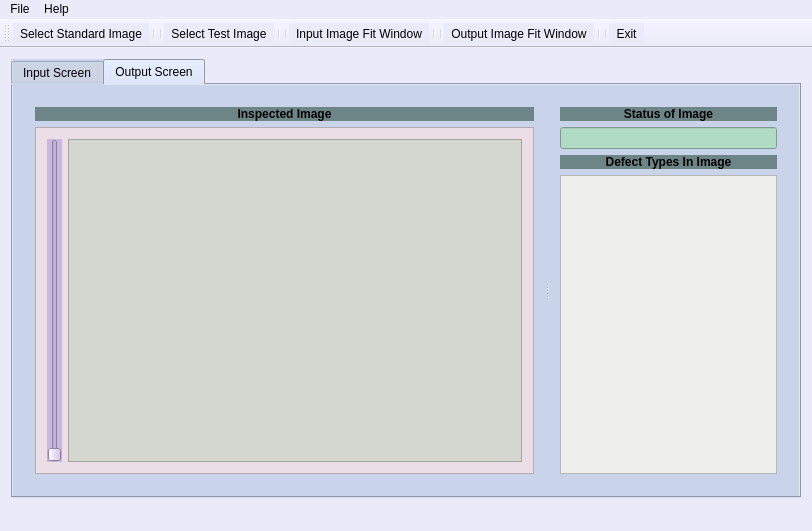
<?xml version="1.0" encoding="UTF-8"?>
<ui version="4.0">
 <class>MainWindow</class>
 <widget class="QMainWindow" name="MainWindow">
  <property name="geometry">
   <rect>
    <x>0</x>
    <y>0</y>
    <width>812</width>
    <height>531</height>
   </rect>
  </property>
  <property name="windowTitle">
   <string>MainWindow</string>
  </property>
  <property name="styleSheet">
   <string notr="true">background-color: rgb(235, 234, 248);</string>
  </property>
  <widget class="QWidget" name="centralWidget">
   <layout class="QGridLayout" name="gridLayout_9">
    <item row="0" column="0">
     <widget class="QTabWidget" name="InputImage">
      <property name="sizePolicy">
       <sizepolicy hsizetype="Expanding" vsizetype="Expanding">
        <horstretch>0</horstretch>
        <verstretch>0</verstretch>
       </sizepolicy>
      </property>
      <property name="styleSheet">
       <string notr="true">background-color: rgb(201, 212, 235);</string>
      </property>
      <property name="currentIndex">
       <number>1</number>
      </property>
      <widget class="QWidget" name="InputScreen">
       <attribute name="title">
        <string>Input Screen</string>
       </attribute>
       <layout class="QGridLayout" name="gridLayout_6">
        <item row="0" column="0">
         <widget class="QSplitter" name="splitter">
          <property name="orientation">
           <enum>Qt::Horizontal</enum>
          </property>
          <widget class="QWidget" name="layoutWidget">
           <layout class="QGridLayout" name="gridLayout">
            <item row="0" column="1">
             <widget class="IPTCustomView" name="InputScreen_1">
              <property name="styleSheet">
               <string notr="true">background-color: rgb(46, 52, 54);</string>
              </property>
             </widget>
            </item>
            <item row="1" column="1">
             <widget class="QPushButton" name="SelectStandardImage">
              <property name="styleSheet">
               <string notr="true">background-color: rgb(143, 173, 147);</string>
              </property>
              <property name="text">
               <string>Select Standard Image</string>
              </property>
             </widget>
            </item>
            <item row="0" column="0">
             <widget class="QSlider" name="verticalSliderInputScreen1">
              <property name="styleSheet">
               <string notr="true">background-color: rgb(232, 232, 168);
background-color: rgb(201, 183, 226);
selection-background-color: rgb(23, 45, 110);</string>
              </property>
              <property name="orientation">
               <enum>Qt::Vertical</enum>
              </property>
             </widget>
            </item>
           </layout>
          </widget>
          <widget class="QWidget" name="layoutWidget">
           <layout class="QGridLayout" name="gridLayout_5">
            <item row="1" column="1">
             <widget class="QPushButton" name="SelectTestImage">
              <property name="styleSheet">
               <string notr="true">background-color: rgb(143, 173, 147);</string>
              </property>
              <property name="text">
               <string>Select Test Image</string>
              </property>
             </widget>
            </item>
            <item row="0" column="1">
             <widget class="IPTCustomView" name="InputScreen_2">
              <property name="styleSheet">
               <string notr="true">background-color: rgb(46, 52, 54);</string>
              </property>
             </widget>
            </item>
            <item row="0" column="0">
             <widget class="QSlider" name="verticalSliderInputScreen2">
              <property name="styleSheet">
               <string notr="true">background-color: rgb(232, 232, 168);
background-color: rgb(201, 183, 226);
selection-background-color: rgb(23, 45, 110);</string>
              </property>
              <property name="orientation">
               <enum>Qt::Vertical</enum>
              </property>
             </widget>
            </item>
           </layout>
          </widget>
         </widget>
        </item>
       </layout>
      </widget>
      <widget class="QWidget" name="OutputScreen">
       <attribute name="title">
        <string>Output Screen</string>
       </attribute>
       <layout class="QGridLayout" name="gridLayout_8">
        <item row="0" column="0">
         <widget class="QSplitter" name="splitter_2">
          <property name="orientation">
           <enum>Qt::Horizontal</enum>
          </property>
          <widget class="QWidget" name="layoutWidget">
           <layout class="QGridLayout" name="gridLayout_7">
            <item row="0" column="0">
             <widget class="QLabel" name="label_2">
              <property name="styleSheet">
               <string notr="true">background-color: rgb(109, 133, 135);</string>
              </property>
              <property name="text">
               <string>&lt;html&gt;&lt;head/&gt;&lt;body&gt;&lt;p align=&quot;center&quot;&gt;&lt;span style=&quot; font-weight:600;&quot;&gt;Inspected Image&lt;/span&gt;&lt;/p&gt;&lt;/body&gt;&lt;/html&gt;</string>
              </property>
             </widget>
            </item>
            <item row="1" column="0">
             <widget class="QFrame" name="frame">
              <property name="styleSheet">
               <string notr="true">background-color: rgb(235, 222, 228);</string>
              </property>
              <property name="frameShape">
               <enum>QFrame::StyledPanel</enum>
              </property>
              <property name="frameShadow">
               <enum>QFrame::Raised</enum>
              </property>
              <layout class="QGridLayout" name="gridLayout_3">
               <item row="0" column="0">
                <layout class="QGridLayout" name="gridLayout_2">
                 <item row="0" column="0">
                  <widget class="QSlider" name="verticalSliderOutPutScreen">
                   <property name="styleSheet">
                    <string notr="true">background-color: rgb(232, 232, 168);
background-color: rgb(201, 183, 226);
selection-background-color: rgb(23, 45, 110);</string>
                   </property>
                   <property name="orientation">
                    <enum>Qt::Vertical</enum>
                   </property>
                  </widget>
                 </item>
                 <item row="0" column="1">
                  <widget class="IPTCustomView" name="OutPutScreen">
                   <property name="sizePolicy">
                    <sizepolicy hsizetype="Expanding" vsizetype="Expanding">
                     <horstretch>0</horstretch>
                     <verstretch>10</verstretch>
                    </sizepolicy>
                   </property>
                   <property name="styleSheet">
                    <string notr="true">background-color: rgb(211, 215, 207);</string>
                   </property>
                  </widget>
                 </item>
                </layout>
               </item>
              </layout>
             </widget>
            </item>
           </layout>
          </widget>
          <widget class="QWidget" name="layoutWidget">
           <layout class="QGridLayout" name="gridLayout_4">
            <item row="3" column="0">
             <widget class="QListView" name="listView">
              <property name="sizePolicy">
               <sizepolicy hsizetype="Ignored" vsizetype="Expanding">
                <horstretch>0</horstretch>
                <verstretch>0</verstretch>
               </sizepolicy>
              </property>
              <property name="maximumSize">
               <size>
                <width>16777</width>
                <height>16777</height>
               </size>
              </property>
              <property name="styleSheet">
               <string notr="true">background-color: rgb(238, 238, 236);</string>
              </property>
             </widget>
            </item>
            <item row="1" column="0">
             <widget class="QLineEdit" name="lineEdit">
              <property name="styleSheet">
               <string notr="true">background-color: rgb(176, 219, 197);</string>
              </property>
             </widget>
            </item>
            <item row="0" column="0">
             <widget class="QLabel" name="label_3">
              <property name="styleSheet">
               <string notr="true">background-color: rgb(109, 133, 135);</string>
              </property>
              <property name="text">
               <string>&lt;html&gt;&lt;head/&gt;&lt;body&gt;&lt;p align=&quot;center&quot;&gt;&lt;span style=&quot; font-weight:600;&quot;&gt;Status of Image&lt;/span&gt;&lt;/p&gt;&lt;/body&gt;&lt;/html&gt;</string>
              </property>
             </widget>
            </item>
            <item row="2" column="0">
             <widget class="QLabel" name="label">
              <property name="styleSheet">
               <string notr="true">background-color: rgb(109, 133, 135);</string>
              </property>
              <property name="text">
               <string>&lt;html&gt;&lt;head/&gt;&lt;body&gt;&lt;p align=&quot;center&quot;&gt;&lt;span style=&quot; font-weight:600;&quot;&gt;Defect Types In Image&lt;/span&gt;&lt;/p&gt;&lt;/body&gt;&lt;/html&gt;</string>
              </property>
             </widget>
            </item>
           </layout>
          </widget>
         </widget>
        </item>
       </layout>
      </widget>
     </widget>
    </item>
   </layout>
  </widget>
  <widget class="QMenuBar" name="menuBar">
   <property name="geometry">
    <rect>
     <x>0</x>
     <y>0</y>
     <width>812</width>
     <height>22</height>
    </rect>
   </property>
   <widget class="QMenu" name="menuFile">
    <property name="title">
     <string>File</string>
    </property>
    <addaction name="separator"/>
    <addaction name="separator"/>
    <addaction name="actionOpen"/>
    <addaction name="separator"/>
    <addaction name="actionSelect_Defect_Image"/>
    <addaction name="separator"/>
    <addaction name="actionInputImageFitWindow"/>
    <addaction name="separator"/>
    <addaction name="actionOutputImageFitWindow"/>
    <addaction name="separator"/>
    <addaction name="actionExit"/>
   </widget>
   <widget class="QMenu" name="menuAbout">
    <property name="title">
     <string>Help</string>
    </property>
    <addaction name="separator"/>
    <addaction name="separator"/>
    <addaction name="actionAbout"/>
    <addaction name="separator"/>
    <addaction name="actionCheck_For_Update"/>
    <addaction name="separator"/>
    <addaction name="actionVersion"/>
   </widget>
   <addaction name="menuFile"/>
   <addaction name="menuAbout"/>
  </widget>
  <widget class="QToolBar" name="toolBar">
   <property name="windowTitle">
    <string>toolBar</string>
   </property>
   <attribute name="toolBarArea">
    <enum>TopToolBarArea</enum>
   </attribute>
   <attribute name="toolBarBreak">
    <bool>false</bool>
   </attribute>
   <addaction name="actionOpen"/>
   <addaction name="separator"/>
   <addaction name="separator"/>
   <addaction name="actionSelect_Defect_Image"/>
   <addaction name="separator"/>
   <addaction name="separator"/>
   <addaction name="actionInputImageFitWindow"/>
   <addaction name="separator"/>
   <addaction name="separator"/>
   <addaction name="actionOutputImageFitWindow"/>
   <addaction name="separator"/>
   <addaction name="separator"/>
   <addaction name="actionExit"/>
  </widget>
  <widget class="QStatusBar" name="statusBar"/>
  <action name="actionOpen">
   <property name="text">
    <string>Select Standard Image</string>
   </property>
   <property name="shortcut">
    <string>Ctrl+B</string>
   </property>
  </action>
  <action name="actionExit">
   <property name="text">
    <string>Exit</string>
   </property>
   <property name="shortcut">
    <string>Ctrl+X</string>
   </property>
  </action>
  <action name="actionAbout">
   <property name="text">
    <string>About</string>
   </property>
  </action>
  <action name="actionCheck_For_Update">
   <property name="text">
    <string>Check For Update</string>
   </property>
  </action>
  <action name="actionVersion">
   <property name="text">
    <string>Version</string>
   </property>
  </action>
  <action name="actionSelect_Defect_Image">
   <property name="text">
    <string>Select Test Image</string>
   </property>
  </action>
  <action name="actionInputImageFitWindow">
   <property name="text">
    <string>Input Image Fit Window</string>
   </property>
  </action>
  <action name="actionOutputImageFitWindow">
   <property name="text">
    <string>Output Image Fit Window</string>
   </property>
  </action>
 </widget>
 <layoutdefault spacing="6" margin="11"/>
 <customwidgets>
  <customwidget>
   <class>IPTCustomView</class>
   <extends>QGraphicsView</extends>
   <header location="global">IPTCustomView.hh</header>
  </customwidget>
 </customwidgets>
 <resources/>
 <connections/>
</ui>
